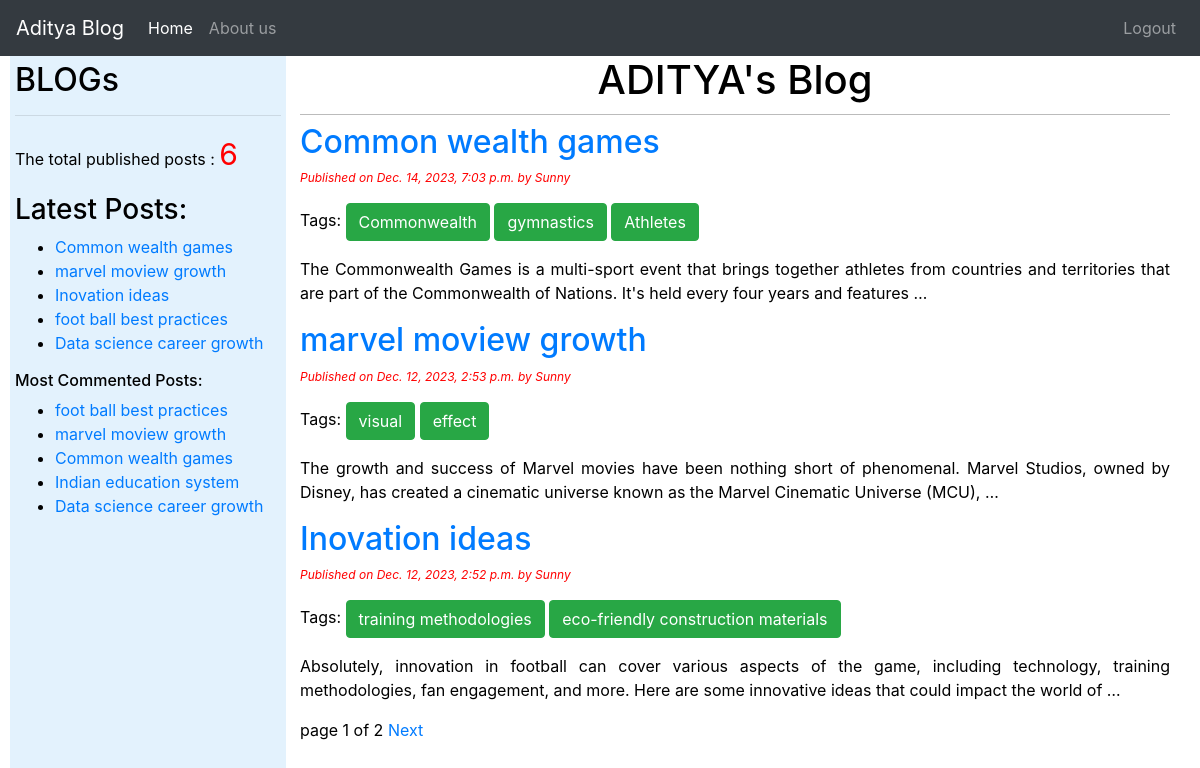
Screenshot of / (signed in) with the database file from the repository.
### blog/models.py (models this page shows, shortened)
class Post(models.Model):
    STATUS_CHOICES = (('draft', 'Draft'), ('published', 'Published'))
    title = models.CharField(max_length=264)
    slug = models.SlugField(max_length=264, unique_for_date='publish')
    author = models.ForeignKey(User, on_delete=models.CASCADE, related_name='blog_posts')
    body = models.TextField()
    publish = models.DateTimeField(default=timezone.now)
    created = models.DateTimeField(auto_now_add=True)  # datetime of create() action
    updated = models.DateTimeField(auto_now=True)  # date itme of save() action
    status = models.CharField(max_length=10, choices=STATUS_CHOICES, default='draft')
    objects = CustomManager()
    tags = TaggableManager()
    class Meta:
        ordering = ('-publish',)
    def get_absolute_url(self):
        return reverse('post_detail', args=[self.publish.year,
        self.publish.strftime('%m'), self.publish.strftime('%d'), self.slug])

### blog/views.py (the view)
# urls.py: path('', views.post_list_view),
@login_required
def post_list_view(request, tag_slug=None):
    post_list = Post.objects.all()
    tag = None
    if tag_slug:
        tag = get_object_or_404(Tag, slug=tag_slug)
        post_list = post_list.filter(tags__in=[tag])
    paginator = Paginator(post_list, 3)
    page_number = request.GET.get('page')  # page is available in paginator module
    try:
        post_list = paginator.page(page_number)
    except PageNotAnInteger:
        post_list = paginator.page(1)
    except EmptyPage:
        post_list = paginator.page(paginator.num_pages)
    return render(request, 'blog/post_list.html', {'post_list': post_list, 'tag': tag})

### blog/models.py (called while the page is built)
    def get_queryset(self):
        return super().get_queryset().filter(status='published')

### blog/templatetags/blog_tags.py (called while the page is built)
@register.simple_tag
def total_posts():
    return Post.objects.count()

@register.inclusion_tag('blog/latest_posts.html')
def show_latest_posts(count=5):
    latest_posts=Post.objects.order_by('-publish')[:count]
    return {'latest_posts':latest_posts}

@register.simple_tag
def get_most_commented_posts(count=5):
    return Post.objects.annotate(total_comments=Count('comments')).order_by('-total_comments')[:count]

### templates/blog/post_list.html (shortened to what this page needs)
{% extends 'blog/base.html' %}
{% block content %}
    <h1>ADITYA's Blog</h1>
    {% for post in post_list %}
        <h2>
            <a href="{{ post.get_absolute_url }}">{{ post.title }}</a>
        </h2>
        <p id='date'>Published on {{ post.publish }} by {{ post.author|title }}</p>
        <p>Tags:
            {% for tag in post.tags.all %}
                <a href="{% url 'post_list_by_tag_name' tag.slug %}" class="btn btn-success">{{ tag.name }} </a>
            {% endfor %}
        </p>
        {{ post.body|truncatewords:30|linebreaks }}
    {% endfor %}
    {% include 'blog/pagination.html' with page=post_list %}
{% endblock %}

### templates/blog/base.html (shortened to what this page needs)
<!DOCTYPE html>
{% load blog_tags %}
{% load static %}
<html lang="en">
<head>
    {% block bootstrap_css %}
        <link rel="stylesheet" href="https://cdn.jsdelivr.net/npm/bootstrap@4.6.2/dist/css/bootstrap.min.css">
    {% endblock bootstrap_css %}
    <link rel="stylesheet" href="{% static 'css/blog.css' %}">
</head>
<body>
<nav class="navbar navbar-expand-lg navbar-dark bg-dark">
        <a class="navbar-brand" href="/">Aditya Blog</a>
            <ul class="navbar-nav mr-auto">
                 <li class="nav-item active">
                    <a class="nav-link" href="/home">Home <span class="sr-only">(current)</span></a>
                 </li>
                 <li class="nav-item">
                    <a class="nav-link" href="/about">About us</a>
                 </li>
            </ul>
            <ul class="navbar-nav ml-auto">
                 {% if user.is_authenticated %}
                    <li class="nav-item">
                        <a class="nav-link" href="/accounts/logout">Logout</a>
                    </li>
                 {% endif %}
            </ul>
</nav>
<div class="content">
    {% block content %}
    {% endblock %}
</div>
<div class="con">
    <div class="sidebar">
        <h2> BLOGs</h2><hr>
        <p>The total published posts :
            <span style="font-size: 30px; color:red;">
                {% total_posts %}
            </span>
        </p>
        <h3>Latest Posts:</h3>{% show_latest_posts %}
        <h6>Most Commented Posts:</h6>
            {% get_most_commented_posts as most_commented_posts %}
            <ul>
            {% for post in most_commented_posts %}
            <li><a href="{{post.get_absolute_url}}" id='la'>{{post.title}}</a></li>
            {% endfor %}
            </ul>
    </div>
</div>
</body>
</html>

### templates/blog/pagination.html (shortened to what this page needs)
<div class="paginator">
    <span class='current'>
        page {{page.number}} of {{page.paginator.num_pages}}
    </span>
    <span>
    {%if page.has_next%}
        <a href="?page={{page.next_page_number}}">Next</a>
    {%endif%}
    </span>
</div>

### templates/blog/latest_posts.html
<ul>
{% for post in latest_posts %}
    <li><a href="{{post.get_absolute_url}}">{{post.title}}</a></li>
{% endfor %}
</ul>

### static/css/blog.css (style rules this page uses)
.content { float: right; width: 75%; padding: 0 30px 0 0; }
.sidebar { text_align: center; }
h1 { text-align: center; border-bottom: 1px solid #bbb; padding: 0 0 10px; }
#date { color: red; font-size: 12px; font-style: italic; }
body { color: black; text-align: justify; }
.con { padding: 5px; margin-left: 10px; float: left; width: 23%; background: #e3f2fd; height: 100vh; overflow-y: auto; }

### rows the page displays
Post: title "Common wealth games", publish "Dec. 14, 2023, 7:03 p.m.", author "Sunny", body "The Commonwealth Games is a multi-sport event that brings together athletes from countries and territories that are part of the Commonwealth of Nations. It's held every four years and features …"
Tag: name "Commonwealth"
Tag: name "gymnastics"
Tag: name "Athletes"
Post: title "marvel moview growth", publish "Dec. 12, 2023, 2:53 p.m.", author "Sunny", body "The growth and success of Marvel movies have been nothing short of phenomenal. Marvel Studios, owned by Disney, has created a cinematic universe known as the Marvel Cinematic Universe (MCU), …"
Tag: name "visual"
Tag: name "effect"
Post: title "Inovation ideas", publish "Dec. 12, 2023, 2:52 p.m.", author "Sunny", body "Absolutely, innovation in football can cover various aspects of the game, including technology, training methodologies, fan engagement, and more. Here are some innovative ideas that could impact the world of …"
Tag: name "training methodologies"
Tag: name "eco-friendly construction materials"
Post: title "foot ball best practices"
Post: title "Data science career growth"
Post: title "Indian education system"

### other values shown
{{ page.number }} "1"
{{ page.paginator.num_pages }} "2"
